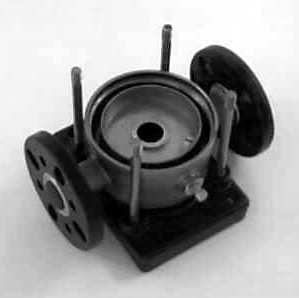
#> input picture OpenCV/images/wheel.png, 299 x 298 px, found by its file name
$ jupyter execute --allow-errors 2_edge_detection.ipynb   (shell and % lines are left out)   (older library calls are emulated)
#> lines starting #> are read from the running program, lines starting #| are printed output that depends on the picture
# [OpenCV-Python Tutorial] Edge Detection

In this tutorial, we will find edges using Sobel operator(`cv2.Sobel()`) and Canny edge detector(`cv2.Canny()`).

---

[cell 1]
import numpy as np
import cv2 # OpenCV-Python
import matplotlib.pyplot as plt
from skimage import io

plt.style.use('default')
print("OpenCV-Python Version %s" % cv2.__version__)
home_url = r'https://raw.githubusercontent.com/InovaDx/public/master/OpenCV/'

### Loading images
Loading images from a local disk unit is done with the following code:
```python
input_image = cv2.imread('filepath/image.png', cv2.IMREAD_COLOR)
```
When running this notebook from Google Colaboratory, images are not local, and the way to get to open them changes. A different library must be used (`skimage`) in order to fetch the hyperlink to the image and open it as an array of pixels.
One of the main differences between both methods is the fact that `OpenCV`, unless specified, always opens images as RGB arrays with 3 layers, while `skimage` only creates the required layers.
That results in some inconsistencies in case a grayscale image is loaded, since only 1 layer is loaded by `skimage`, but `OpenCV` loads all 3 RGB.

This notebook assumes it is used from Google Colab and will always use the `skimage` option, even though is less common than using `OpenCV` in real life.

[cell 2]
# Load an image into grayscale
filename='images/wheel.png'
beaver = io.imread(home_url+filename)
#> beaver is the input picture: shape (298, 299, 4); mean R, G, B, A 151.6, 151.6, 151.6, 255
#> (the rest of this cell did not finish here and is left out)

---

## 1. Edge detection with sobel operator

`dst = cv2.Sobel(src, ddepth, dx, dy, ksize=3, scale=1.0)`

- `src`: input image
- `ddepth`: output image depth
- `dx`: order of the derivative x
- `dy`: order of the derivative y
- `ksize`: size of the extended Sobel kernel; it must be 1, 3, 5, or 7
- `scale`: optional scale factor for the computed derivative values

[cell 3]
ddepth = cv2.CV_64F  # 64-bit float output
dx = 1  # First-order derivative in x-direction
dy = 0  # NO derivative in y-direction
#> (the rest of this cell did not finish here and is left out)

#> (a cell that did not finish here is left out)

---

## 2. Canny Edge Detection

`edges = cv2.Canny(image, threshold1, threshold2, apatureSize=3, L2gradient=False)`

- `image`: 8-bit grayscale input image
- `threshold1`/`threshold2`: thresholds for the hysteresis procedure
- `apertureSize`: aperture size for the `Sobel()` operator
- `L2gradient`: A flag. `True` to use $L_2$-norm of gradients. $L_1$-norm for `False`

[cell 5]
# Canny edge detection
threshold1 = 100
threshold2 = 200
#> (the rest of this cell did not finish here and is left out)

#> (a cell that did not finish here is left out)

---

## Practice: Edge Detection

Find edges of the image below using **Canny edge detector**.
- Convert the input image into grayscale.
- You can choose appropriate values of the hysteresys thresholds.
- Set `cmap='gray'` when display using `plt.imshow()`.

Here's the input and a sample output

[cell 7]
# Here's the input image
filename='images/xfiles.jpg'
image = io.imread(home_url+filename, )
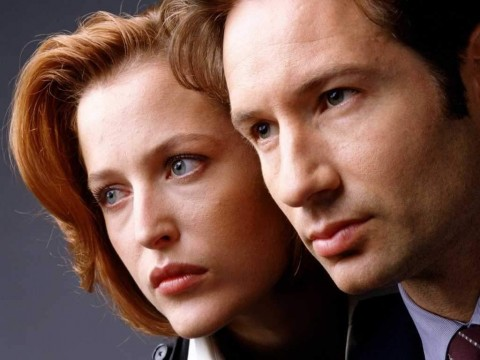
#> input picture OpenCV/images/xfiles.jpg, 480 x 360 px, found by its file name
#> image is the input picture: shape (360, 480, 3); mean R, G, B 115.5, 81.7, 71.5

# Write the code to find edges using cv2.Canny() method.
# ============ YOUR CODE HERE ============
output = np.zeros((360, 480), np.uint8)  # DUMMY
# ========================================

plt.figure(figsize=(16, 6));
plt.subplot(1, 2, 1); plt.title('Input image'); plt.axis('off');
plt.imshow(image);
plt.subplot(1, 2, 2); plt.title('Output'); plt.axis('off');
# ======= DISPLAY YOUR OUTPUT HERE =======
plt.imshow(output, cmap='gray');  # DUMMY
# ========================================
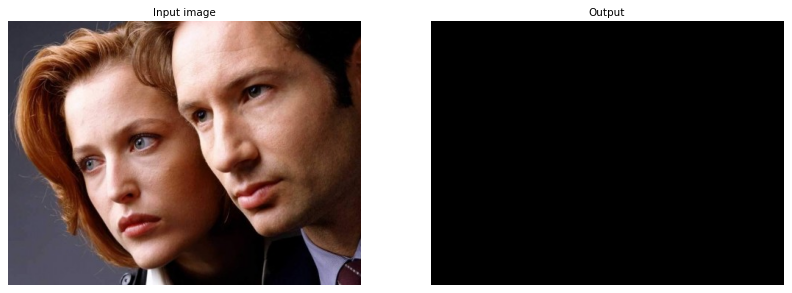
#> figure drawn by matplotlib, 2 panels
